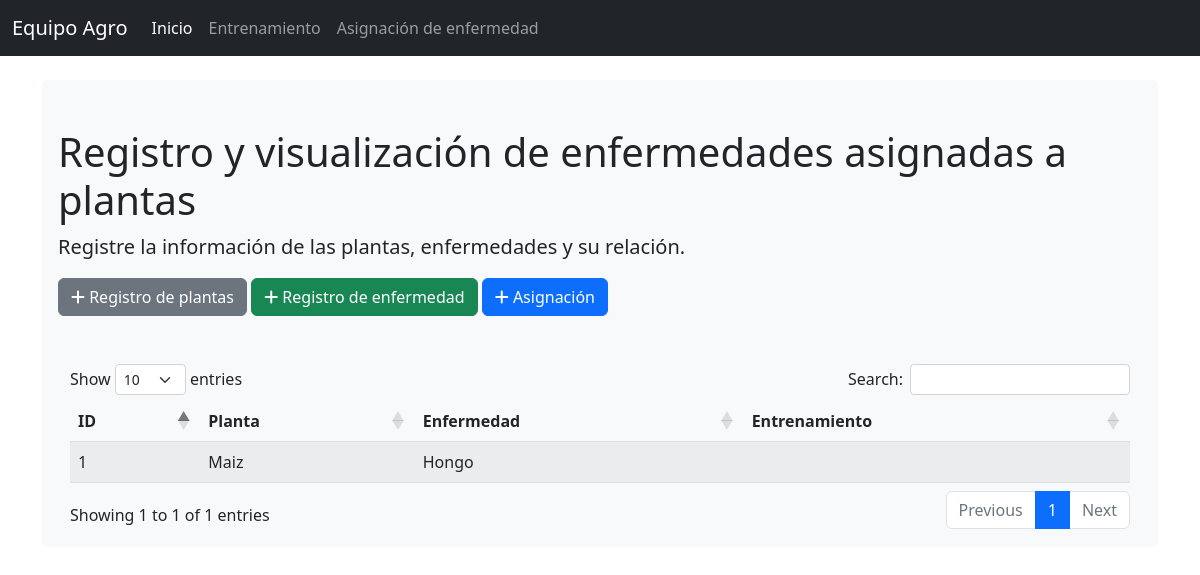
The app's page /asignacion_enfermedad with its own data.
### app_agronomia/models.py (models this page shows, shortened)
class PlantaEnfermedad(models.Model):
    id_planta = models.ForeignKey(Planta, verbose_name='Planta', on_delete=models.CASCADE)
    id_enfermedad = models.ForeignKey(Enfermedad, verbose_name='Enfermedad', on_delete=models.CASCADE)
    class Meta:
        verbose_name = "Plan Enfermedad"
        verbose_name_plural = "Plantas Efermedades"

class Planta(models.Model):
    nombre = models.CharField(max_length=100)
    descripcion = models.CharField(max_length=250)
    class Meta:
        verbose_name = "Planta"
        verbose_name_plural = "Plantas"

class Enfermedad(models.Model):
    nombre = models.CharField(max_length=100)
    descripcion = models.CharField(max_length=250)
    class Meta:
        verbose_name = "Enfermedad"
        verbose_name_plural = "Enfermedades"

### app_agronomia/views.py (the view)
# urls.py: path("asignacion_enfermedad", asignacion_enfermedad, name="asignacion_enfermedad"),
def asignacion_enfermedad(request):
        lista_planta = Planta.objects.all()
        lista_enfermedad = Enfermedad.objects.all()
        lista_asigancion = PlantaEnfermedad.objects.select_related('id_planta', 'id_enfermedad')
        lista_entrenamiento = CargaEntrenamiento.objects.all()
        try:
                if request.session.get('estado_request') == None:
                        status = False
                else:
                        status = request.session.get('estado_request')
        except Exception as e:
                status = False
        data = {'lista_planta':lista_planta, 'lista_enfermedad':lista_enfermedad,
                'lista_asigancion':lista_asigancion, 'lista_entrenamiento':lista_entrenamiento,
                'estatus':status}
        request.session['estado_request'] = None
        return render(request, 'asignacion_enfermedad.html',data)

### app_agronomia/templates/asignacion_enfermedad.html (shortened to what this page needs)
{% extends 'base.html' %}
{% load static %}
{% block content %}
    <link rel="stylesheet" href="https://cdnjs.cloudflare.com/ajax/libs/twitter-bootstrap/5.2.0/css/bootstrap.min.css">
    <link rel="stylesheet" href="https://cdn.datatables.net/1.13.1/css/dataTables.bootstrap5.min.css">
    <div class="bg-light p-3 pt-5 rounded">
        <h1>Registro y visualización de enfermedades asignadas a plantas</h1>
        <p class="lead">Registre la información de las plantas, enfermedades y su relación.</p>
        <div class="bd-example-snippet bd-code-snippet">
            <button type="button" class="btn btn-secondary"
                    data-bs-toggle="modal" data-bs-target="#modalPlanta">
                <i class="fa-solid fa-plus"></i> Registro de plantas
            </button>
            <button type="button" class="btn btn-success"
            data-bs-toggle="modal" data-bs-target="#modalEnfermedad">
            <i class="fa-solid fa-plus" ></i>
                Registro de enfermedad
            </button>
            <button type="button" class="btn btn-primary"
            data-bs-toggle="modal" data-bs-target="#modalAsignacion">
            <i class="fa-solid fa-plus"></i>
                Asignación</button>
        </div>
        <div class="container pt-5">
            <div class="table-responsive">
                <table id="example" class="table table-striped table-hover" style="width:100%">
                    <thead>
                        <tr>
                            <th>ID</th>
                            <th>Planta</th>
                            <th>Enfermedad</th>
                            <th>Entrenamiento</th>
                        </tr>
                    </thead>
                    <tbody>
                        {% for asignacion in lista_asigancion %}
                            <tr>
                                <td>{{ asignacion.pk }}</td>
                                <td>{{ asignacion.id_planta.nombre }}</td>
                                <td>{{ asignacion.id_enfermedad.nombre }}</td>
                                <td>
                                </td>
                            </tr>
                        {% endfor %}
                    </tbody>
                </table>
            </div>
        </div>
    </div>
{% endblock content %}

### records on screen
PlantaEnfermedad: pk "1", id_planta.nombre "Maiz", id_enfermedad.nombre "Hongo"
